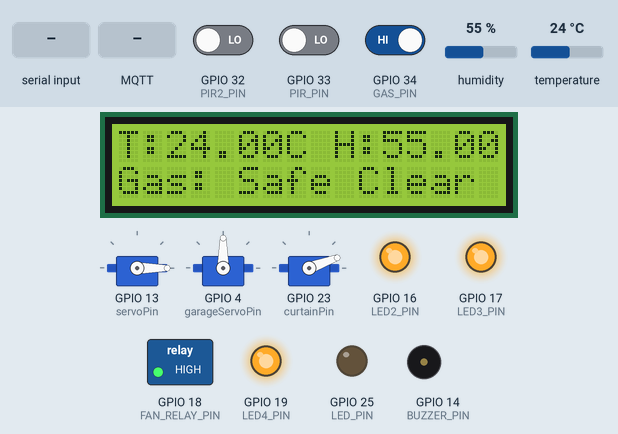
Recording of a sketch running on a simulated ESP32. Parts: 16×2 character LCD, 3 × servo, switched loads named in the sketch (green lamp = pin HIGH), output pins drawn as LEDs (lit = HIGH), buzzer (waves = sounding, pin HIGH). Inputs (shaded band) come from the test bench; at power-on: GPIO 33 (PIR_PIN) LOW, GPIO 34 (GAS_PIN) HIGH, GPIO 32 (PIR2_PIN) LOW, humidity 55 %, temperature 24 °C. WiFi joins after 1.5 s; servers stay silent unless stated; random numbers use the default seed unless the sketch sets one; no MQTT or app messages arrive unless stated; what the sketch prints to the serial monitor is not drawn.

Above: at 6.9 s.
7.0 s: GPIO 33 (PIR_PIN) driven HIGH
At 9.0 s:
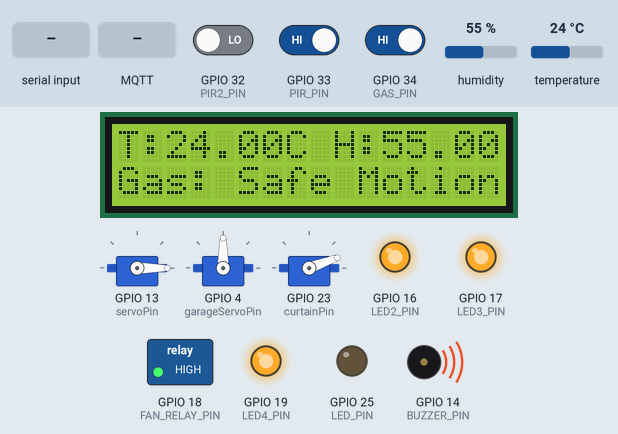
9.3 s: GPIO 34 (GAS_PIN) driven LOW
At 10.5 s:
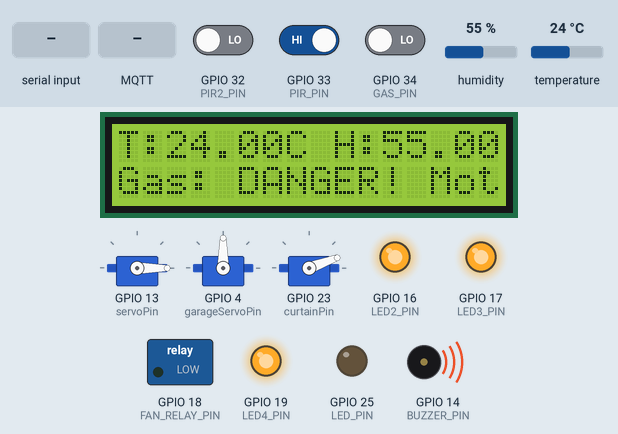
11.4 s: GPIO 33 (PIR_PIN) driven LOW
At 13.1 s:
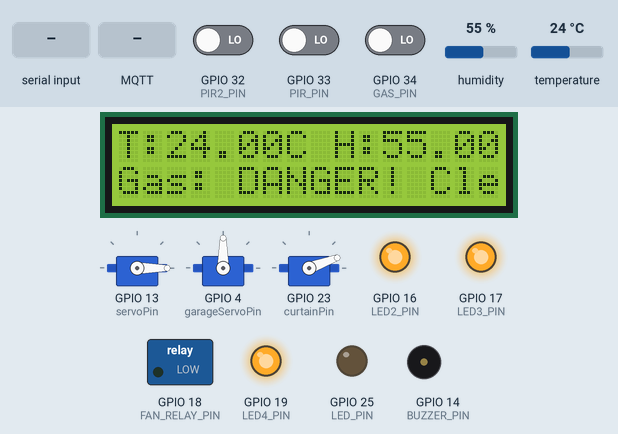
13.5 s: "o\n" received over Serial
At 16.7 s:
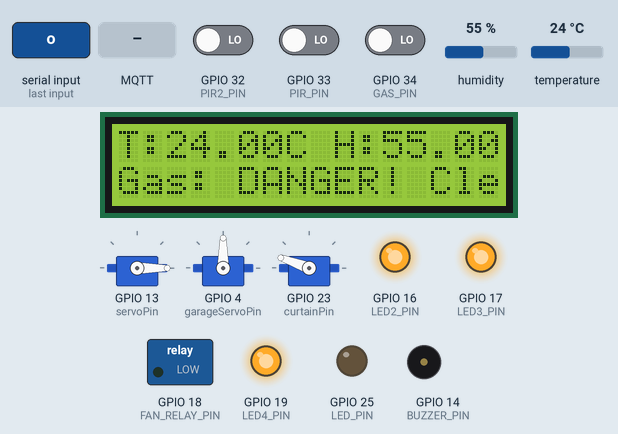
17.1 s: MQTT message "OPEN" arrives on the first subscribed topic
At 19.4 s:
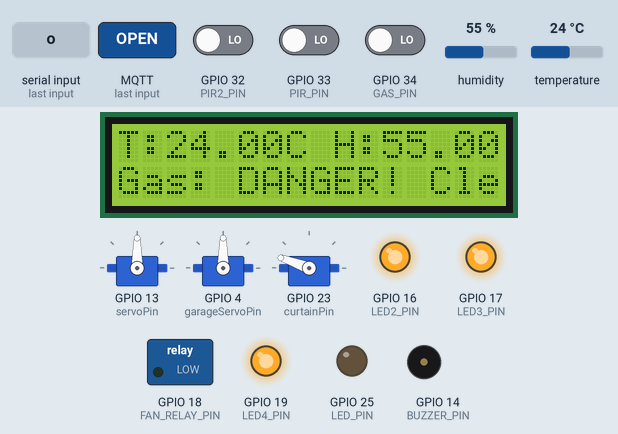
19.7 s: MQTT message "OPEN" arrives on the third subscribed topic
At 21.1 s:
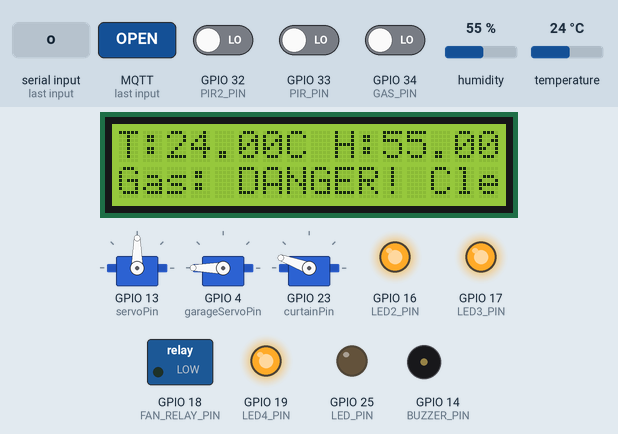
Timing chart, 0 to 28.8 s (numbered marks = the images above; inputs shaded):
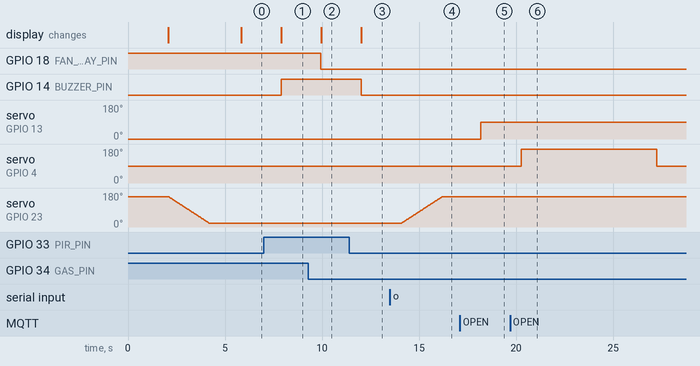

Measured:
- after the input at 7.0 s, GPIO 14 (BUZZER_PIN): LOW → HIGH after 0.89 s; the display: changes after 0.89 s (image 1)
- after the input at 9.3 s, GPIO 18 (FAN_RELAY_PIN): HIGH → LOW after 0.64 s; the display: changes after 0.65 s (image 2)
- after the input at 11.4 s, GPIO 14 (BUZZER_PIN): HIGH → LOW after 0.62 s; the display: changes after 0.62 s (image 3)
- after the input at 13.5 s, servo on GPIO 23 (curtainPin): moves from 20° to 160° over 2.1 s, starting after 0.61 s
- after the input at 17.1 s, servo on GPIO 13 (servoPin): 0° → 90° after 1.1 s
- after the input at 19.7 s, servo on GPIO 4 (garageServoPin): 90° → 180° after 0.56 s, → 90° 7.0 s later

The sketch:

esp32_smart_home.ino
```cpp
#include <WiFi.h>
#include <WiFiClientSecure.h>
#include <PubSubClient.h>
#include <WebServer.h>
#include <ESPmDNS.h>
#include <DHT.h>
#include <Wire.h>
#include <LiquidCrystal_I2C.h>
#include <ESP32Servo.h>

const char* root_ca = \
"-----BEGIN CERTIFICATE-----\n" \
"MIIDrzCCApegAwIBAgIQCDvgVpBCRrGhdWrJWZHHSjANBgkqhkiG9w0BAQUFADBh\n" \
"MQswCQYDVQQGEwJVUzEVMBMGA1UEChMMRGlnaUNlcnQgSW5jMRkwFwYDVQQLExB3\n" \
"d3cuZGlnaWNlcnQuY29tMSAwHgYDVQQDExdEaWdpQ2VydCBHbG9iYWwgUm9vdCBD\n" \
"QTAeFw0wNjExMTAwMDAwMDBaFw0zMTExMTAwMDAwMDBaMGExCzAJBgNVBAYTAlVT\n" \
"MRUwEwYDVQQKEwxEaWdpQ2VydCBJbmMxGTAXBgNVBAsTEHd3dy5kaWdpY2VydC5j\n" \
"b20xIDAeBgNVBAMTF0RpZ2lDZXJ0IEdsb2JhbCBSb290IENBMIIBIjANBgkqhkiG\n" \
"9w0BAQEFAAOCAQ8AMIIBCgKCAQEA4jvhEXLeqKTTo1eqUKKPC3eQyaKl7hLOllsB\n" \
"CSDMAZOnTjC3U/dDxGkAV53ijSLdhwZAAIEJzs4bg7/fzTtxRuLWZscFs3YnFo97\n" \
"nh6Vfe63SKMI2tavegw5BmV/Sl0fvBf4q77uKNd0f3p4mVmFaG5cIzJLv07A6Fpt\n" \
"43C/dxC//AH2hdmoRBBYMql1GNXRor5H4idq9Joz+EkIYIvUX7Q6hL+hqkpMfT7P\n" \
"T19sdl6gSzeRntwi5m3OFBqOasv+zbMUZBfHWymeMr/y7vrTC0LUq7dBMtoM1O/4\n" \
"gdW7jVg/tRvoSSiicNoxBN33shbyTApOB6jtSj1etX+jkMOvJwIDAQABo2MwYTAO\n" \
"BgNVHQ8BAf8EBAMCAYYwDwYDVR0TAQH/BAUwAwEB/zAdBgNVHQ4EFgQUA95QNVbR\n" \
"TLtm8KPiGxvDl7I90VUwHwYDVR0jBBgwFoAUA95QNVbRTLtm8KPiGxvDl7I90VUw\n" \
"DQYJKoZIhvcNAQEFBQADggEBAMucN6pIExIK+t1EnE9SsPTfrgT1eXkIoyQY/Esr\n" \
"hMAtudXH/vTBH1jLuG2cenTnmCmrEbXjcKChzUyImZOMkXDiqw8cvpOp/2PV5Adg\n" \
"06O/nVsJ8dWO41P0jmP6P6fbtGbfYmbW0W5BjfIttep3Sp+dWOIrWcBAI+0tKIJF\n" \
"PnlUkiaY4IBIqDfv8NZ5YBberOgOzW6sRBc4L0na4UU+Krk2U886UAb3LujEV0ls\n" \
"YSEY1QSteDwsOoBrp+uvFRTp2InBuThs4pFsiv9kuXclVzDAGySj4dzp30d8tbQk\n" \
"CAUw7C29C79Fv1C5qfPrmAESrciIxpg0X40KPMbp1ZWVbd4=\n" \
"-----END CERTIFICATE-----";

const char *ssid = "FiberHGW_ZTEX3Z_2.4GHz";
const char *password = "3hCgqTPJjf";

const char* mqtt_server = "59ddde3344f04254b883625d2e7736e4.s1.eu.hivemq.cloud";
const int mqtt_port = 8883;
const char* mqtt_username = "alexdesouza";
const char* mqtt_password = "Alikocistifa123456";

const char* topic_temperature = "home/sensors/temperature";
const char* topic_humidity = "home/sensors/humidity";
const char* topic_gas = "home/sensors/gas";
const char* topic_motion = "home/sensors/motion";
const char* topic_light = "home/sensors/light";
const char* topic_door = "home/controls/door";
const char* topic_fan = "home/controls/fan";
const char* topic_garage_door = "home/controls/garage";
const char* topic_curtain = "home/controls/curtain";          // NEW
const char* topic_curtain_status = "home/status/curtain";     // NEW

WebServer server(80);
WiFiClientSecure espClient;
PubSubClient client(espClient);

#define DHTPIN 26
#define DHTTYPE DHT11
DHT dht(DHTPIN, DHTTYPE);

#define GAS_PIN 34
#define PIR_PIN 33
#define BUZZER_PIN 14
#define PIR2_PIN 32
#define LED_PIN 25
#define FAN_RELAY_PIN 18
#define LED2_PIN 16
#define LED3_PIN 17
#define LED4_PIN 19

LiquidCrystal_I2C lcd(0x27, 16, 2);
Servo doorServo;
Servo garageDoorServo;
Servo curtainServo;

int servoPin = 13;
int garageServoPin = 4;
int curtainPin = 23;

const int openAngle = 160;
const int closeAngle = 20;

bool doorOpen = false;
bool garageOpen = false;
bool curtainOpen = false;

unsigned long lastMsg = 0;
const long interval = 5000;

void callback(char* topic, byte* payload, unsigned int length) {
  String message;
  for (int i = 0; i < length; i++) {
    message += (char)payload[i];
  }
 Serial.print("Message arrived on topic: ");
  Serial.print(topic);
  Serial.print(". Message: ");
  Serial.println(message);

  if (String(topic) == topic_door) {
    if (message == "OPEN") {
      doorServo.write(90);
      client.publish("home/status/door", "OPENED");
    } else if (message == "CLOSE") {
      doorServo.write(0);
      client.publish("home/status/door", "CLOSED");
    }
  } else if (String(topic) == topic_fan) {
    if (message == "ON") {
      digitalWrite(FAN_RELAY_PIN, HIGH);
      client.publish("home/status/fan", "ON");
    } else if (message == "OFF") {
      digitalWrite(FAN_RELAY_PIN, LOW);
      client.publish("home/status/fan", "OFF");
    }
  } else if (String(topic) == topic_garage_door) {
    if (message == "OPEN") {
      openGarageDoor();
      client.publish("home/status/garage", "OPENED");
    } else if (message == "CLOSE") {
      closeGarageDoor();
      client.publish("home/status/garage", "CLOSED");
    }
  } else if (String(topic) == topic_curtain) { // NEW
    if (message == "OPEN") {
      openCurtain();
      curtainOpen = true;
      client.publish(topic_curtain_status, "OPENED");
    } else if (message == "CLOSE") {
      closeCurtain();
      curtainOpen = false;
      client.publish(topic_curtain_status, "CLOSED");
    }
  }
}

void reconnect() {
  while (!client.connected()) {
    String clientId = "ESP32Client-" + String(random(0xffff), HEX);
    if (client.connect(clientId.c_str(), mqtt_username, mqtt_password)) {
      client.subscribe(topic_door);
      client.subscribe(topic_fan);
      client.subscribe(topic_garage_door);
      client.subscribe(topic_curtain); // NEW
    } else {
      delay(5000);
    }
  }
}

void publishSensorData() {
  float temp = readDHTTemperature();
  float humi = readDHTHumidity();
  int gas = digitalRead(GAS_PIN);
  int motion = digitalRead(PIR_PIN);

  if (!isnan(temp)) client.publish(topic_temperature, String(temp).c_str());
  if (!isnan(humi)) client.publish(topic_humidity, String(humi).c_str());

  client.publish(topic_gas, gas == LOW ? "DETECTED" : "SAFE");
  client.publish(topic_motion, motion == HIGH ? "DETECTED" : "CLEAR");
}

void setup_wifi() {
 delay(10);
  Serial.println();
  Serial.print("Connecting to ");
  Serial.println(ssid);

  WiFi.begin(ssid, password);

  while (WiFi.status() != WL_CONNECTED) {
    delay(500);
    Serial.print(".");
  }

  Serial.println("");
  Serial.println("WiFi connected");
  Serial.println("IP address: ");
  Serial.println(WiFi.localIP());

  espClient.setCACert(root_ca);
  espClient.setInsecure(); // Only for testing, remove in production
}


void setup(void) {
  Serial.begin(115200);
  dht.begin();

  pinMode(FAN_RELAY_PIN, OUTPUT);
  digitalWrite(FAN_RELAY_PIN, HIGH);
  pinMode(GAS_PIN, INPUT);
  pinMode(PIR_PIN, INPUT);
  pinMode(BUZZER_PIN, OUTPUT);
  pinMode(PIR2_PIN, INPUT);
  pinMode(LED2_PIN, OUTPUT);
  pinMode(LED3_PIN, OUTPUT);
  pinMode(LED4_PIN, OUTPUT);
  pinMode(LED_PIN, OUTPUT);
  digitalWrite(LED_PIN, LOW);
  digitalWrite(BUZZER_PIN, LOW);
  digitalWrite(LED2_PIN, HIGH);
  digitalWrite(LED3_PIN, HIGH);
  digitalWrite(LED4_PIN, HIGH);

  Wire.begin(21, 22);
  lcd.begin(16, 2);
  lcd.backlight();
  lcd.setCursor(0, 0);
  lcd.print("System Starting...");
  delay(2000);
  lcd.clear();

  doorServo.attach(servoPin);
  doorServo.write(0);
  garageDoorServo.setPeriodHertz(50);
  garageDoorServo.attach(garageServoPin, 500, 2500);

  curtainServo.setPeriodHertz(50);
  curtainServo.attach(curtainPin, 500, 2400);
  closeCurtain();

  Serial.println("Use 'og'/'cg' for garage, 'o'/'c' for curtain");

  setup_wifi();
  client.setServer(mqtt_server, mqtt_port);
  client.setCallback(callback);

  if (MDNS.begin("esp32"))
  Serial.println("MDNS responder started");

  server.on("/", handleRoot);
  server.on("/toggle", handleToggle);
  server.begin();
}

void loop(void) {
  server.handleClient();
  delay(2);

  if (!client.connected()) {
    reconnect();
  }
  client.loop();

  unsigned long currentMillis = millis();
  if (currentMillis - lastMsg > interval) {
    lastMsg = currentMillis;
    publishSensorData();
  }

  float temp = readDHTTemperature();
  float humi = readDHTHumidity();
  int gas = digitalRead(GAS_PIN);
  int motion2 = digitalRead(PIR2_PIN);
   if (motion2 == HIGH) {
    digitalWrite(LED_PIN, HIGH);
  } else {
    digitalWrite(LED_PIN, LOW);
  }


  lcd.clear();
  lcd.setCursor(0, 0);
  lcd.print("T:");
  lcd.print(temp);
  lcd.print("C H:");
  lcd.print(humi);
  lcd.print("%");

  lcd.setCursor(0, 1);
  if (gas == LOW) {
    lcd.print("Gas: DANGER!");
    digitalWrite(FAN_RELAY_PIN, LOW);
  } else {
    lcd.print("Gas: Safe");
    digitalWrite(FAN_RELAY_PIN, HIGH);
  }

  int motion = digitalRead(PIR_PIN);
  if (motion == HIGH) {
    lcd.print(" Motion!");
    digitalWrite(BUZZER_PIN, HIGH);
  } else {
    lcd.print(" Clear");
    digitalWrite(BUZZER_PIN, LOW);
  }

  if (Serial.available() > 0) {
    String input = Serial.readStringUntil('\n');
    input.trim();
    input.toLowerCase();

    if (input == "og")
    openGarageDoor();
    else if (input == "cg")
    closeGarageDoor();
    else if (input == "o") {
      openCurtain();
      curtainOpen = true;
    }
    else if (input == "c") {
      closeCurtain();
      curtainOpen = false;
    }
  }

  delay(2000);
}

void handleRoot() {
  char msg[1000];
  snprintf(msg, 1000,
    "<html><head><meta name='viewport' content='width=device-width, initial-scale=1'>"
    "<title>ESP32</title></head><body>"
    "<h2>ESP32 Environment Monitor</h2>"
    "<p>Temperature: %.2f &deg;C</p>"
    "<p>Humidity: %.2f %%</p>"
    "<p>Gas Status: %s</p>"
    "<p>Motion Status: %s</p>"
    "<form action=\"/toggle\"><button type=\"submit\">Toggle Door</button></form></body></html>",
    readDHTTemperature(), readDHTHumidity(),
    readGasStatus().c_str(), readMotionStatus().c_str());
  server.send(200, "text/html", msg);
}

float readDHTTemperature() {
  float t = dht.readTemperature();
   if (isnan(t)) {
    Serial.println("Failed to read temperature from DHT!");
    return -1;
}  Serial.print("Temperature: ");
  Serial.print(t);
  Serial.println(" °C");
  return t;
}


float readDHTHumidity() {
  float h = dht.readHumidity();
  if (isnan(h)) {
    Serial.println("Failed to read humidity from DHT!");
    return -1;
  }
  Serial.print("Humidity: ");
  Serial.print(h);
  Serial.println(" %");
  return h;
}
String readGasStatus() {
  int gasValue = digitalRead(GAS_PIN);
  if (gasValue == LOW) {
    return "<span class='danger'>⚠ GAS DETECTED!</span>";
  } else {
    return "✅ Safe";
  }
}
String readMotionStatus() {
  int motionvalue = digitalRead(PIR_PIN);
  if (motionvalue == HIGH) {
    return "<span class='danger'>⚠ MOTION DETECTED!</span>";
  } else {
    return "✅ No Motion";
  }
}

void handleToggle() {
  if (doorOpen) {
    doorServo.write(0);
    client.publish(topic_door, "CLOSED");
  } else {
    doorServo.write(90);
    client.publish(topic_door, "OPENED");
  }
  doorOpen = !doorOpen;
  server.sendHeader("Location", "/");
  server.send(303);
}


void openGarageDoor() {
  garageDoorServo.write(180);  // fully open angle
  Serial.println("Garage Door: OPENING...");
  delay(7000);  // keep it rotating 7 seconds
  garageDoorServo.write(90);  // stop signal (neutral)
  Serial.println("Garage Door: OPENED");
  garageOpen = true;
}

void closeGarageDoor() {
  garageDoorServo.write(20);  // fully close angle
  Serial.println("Garage Door: CLOSING...");
  delay(7000);  // keep it rotating 7 seconds
  garageDoorServo.write(90);  // stop signal (neutral)
  Serial.println("Garage Door: CLOSED");
  garageOpen = false;
}

void openCurtain() {
  for (int angle = closeAngle; angle <= openAngle; angle++) {
    curtainServo.write(angle);
    delay(15);
  }
  curtainServo.write(openAngle);
  Serial.println("Curtain: OPENED");
}

void closeCurtain() {
  for (int angle = openAngle; angle >= closeAngle; angle--) {
    curtainServo.write(angle);
    delay(15);
  }
  curtainServo.write(closeAngle);
  Serial.println("Curtain: CLOSED");
}
```
